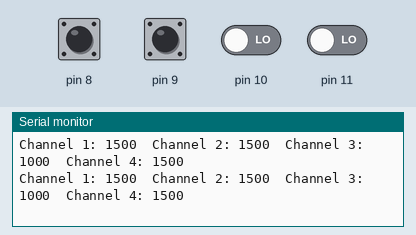
Simulated run of this sketch. Board: Arduino Uno, built with avr-gcc and run on an emulated ATmega328P. Parts: the last lines printed to the serial monitor. The inputs (shaded band) are chosen by the test bench; at power-on: pin 8–11 LOW.

Above: at 1.2 s.
1.3 s: pin 8 pulsed HIGH 2 times (0.12 s each, 0.3 s apart)
At 1.55 s:
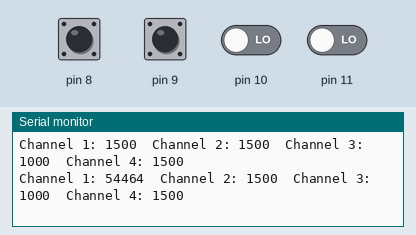
4.9 s: pin 9 pulsed HIGH 2 times (0.12 s each, 0.3 s apart)
At 5.19 s:
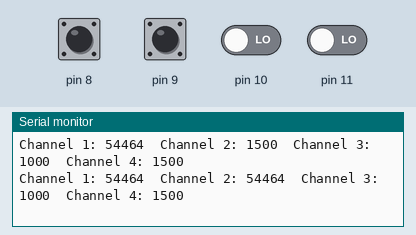

Measured:
- after the input at 1.3 s, the serial monitor: prints a new line after 0.19 s (image 1)
- after the input at 4.9 s, the serial monitor: prints a new line after 0.23 s (image 2)

The sketch:

codeFS-IA6b.ino
```cpp
#define CHANNEL1 0
#define CHANNEL2 1
#define CHANNEL3 2
#define CHANNEL4 3

#define YAW      0
#define PITCH    1
#define ROLL     2
#define THROTTLE 3

volatile unsigned long current_time;
volatile unsigned long timer[4];

// Previous state of each channel (HIGH or LOW)
volatile byte previous_state[4];

// Duration of the pulse on each channel in µs (must be within 1000µs & 2000µs)
volatile unsigned int pulse_duration[4] = {1500, 1500, 1000, 1500};

int mode_mapping[4];

/**
 * Setup routine.
 *
 * @return void
 */
void setup()
{
    Serial.begin(9600);

    // Customize mapping of controls: set here which command is on wich channel.
    mode_mapping[YAW]      = CHANNEL4;
    mode_mapping[PITCH]    = CHANNEL2;
    mode_mapping[ROLL]     = CHANNEL1;
    mode_mapping[THROTTLE] = CHANNEL3;

    PCICR  |= (1 << PCIE0);  //Set PCIE0 to enable PCMSK0 scan.
    PCMSK0 |= (1 << PCINT0); //Set PCINT0 (digital input 8) to trigger an interrupt on state change.
    PCMSK0 |= (1 << PCINT1); //Set PCINT1 (digital input 9)to trigger an interrupt on state change.
    PCMSK0 |= (1 << PCINT2); //Set PCINT2 (digital input 10)to trigger an interrupt on state change.
    PCMSK0 |= (1 << PCINT3); //Set PCINT3 (digital input 11)to trigger an interrupt on state change.
}

/**
 * Main loop routine.
 *
 * @return void
 */
void loop()
{
    // Simply dump received data.
    dumpChannels();
}

/**
 * Print received instruction for each channel in the serial port for debug.
 *
 * @return void
 */
void dumpChannels()
{
    for (int i = CHANNEL1; i <= CHANNEL4; i++) {
        Serial.print("Channel ");
        Serial.print(i+1);
        Serial.print(": ");
        Serial.print(pulse_duration[i]);
        Serial.print("\t");
    }
    Serial.print("\n");
}

/**
 * This Interrupt Sub Routine is called each time input 8, 9, 10 or 11 changed state.
 * Read the receiver signals in order to get flight instructions.
 *
 * This routine must be as fast as possible to prevent main program to be messed up.
 * The trick here is to use port registers to read pin state.
 * Doing (PINB & B00000001) is the same as digitalRead(8) with the advantage of using less CPU loops.
 * It is less conveniant but more efficient, which is the most important here.
 *
 * @see https://www.arduino.cc/en/Reference/PortManipulation
 */
ISR(PCINT0_vect)
{
    current_time = micros();

    // Channel 1 -------------------------------------------------
    if (PINB & B00000001) {                                        // Is input 8 high ?
        if (previous_state[CHANNEL1] == LOW) {                     // Input 8 changed from 0 to 1 (rising edge)
            previous_state[CHANNEL1] = HIGH;                       // Save current state
            timer[CHANNEL1]          = current_time;               // Start timer
        }
    } else if(previous_state[CHANNEL1] == HIGH) {                  // Input 8 changed from 1 to 0 (falling edge)
        previous_state[CHANNEL1] = LOW;                            // Save current state
        pulse_duration[CHANNEL1] = current_time - timer[CHANNEL1]; // Stop timer & calculate pulse duration
    }

    // Channel 2 -------------------------------------------------
    if (PINB & B00000010) {                                        // Is input 9 high ?
        if (previous_state[CHANNEL2] == LOW) {                     // Input 9 changed from 0 to 1 (rising edge)
            previous_state[CHANNEL2] = HIGH;                       // Save current state
            timer[CHANNEL2]          = current_time;               // Start timer
        }
    } else if(previous_state[CHANNEL2] == HIGH) {                  // Input 9 changed from 1 to 0 (falling edge)
        previous_state[CHANNEL2] = LOW;                            // Save current state
        pulse_duration[CHANNEL2] = current_time - timer[CHANNEL2]; // Stop timer & calculate pulse duration
    }

    // Channel 3 -------------------------------------------------
    if (PINB & B00000100) {                                        // Is input 10 high ?
        if (previous_state[CHANNEL3] == LOW) {                     // Input 10 changed from 0 to 1 (rising edge)
            previous_state[CHANNEL3] = HIGH;                       // Save current state
            timer[CHANNEL3]          = current_time;               // Start timer
        }
    } else if(previous_state[CHANNEL3] == HIGH) {                  // Input 10 changed from 1 to 0 (falling edge)
        previous_state[CHANNEL3] = LOW;                            // Save current state
        pulse_duration[CHANNEL3] = current_time - timer[CHANNEL3]; // Stop timer & calculate pulse duration
    }

    // Channel 4 -------------------------------------------------
    if (PINB & B00001000) {                                        // Is input 11 high ?
        if (previous_state[CHANNEL4] == LOW) {                     // Input 11 changed from 0 to 1 (rising edge)
            previous_state[CHANNEL4] = HIGH;                       // Save current state
            timer[CHANNEL4]          = current_time;               // Start timer
        }
    } else if(previous_state[CHANNEL4] == HIGH) {                  // Input 11 changed from 1 to 0 (falling edge)
        previous_state[CHANNEL4] = LOW;                            // Save current state
        pulse_duration[CHANNEL4] = current_time - timer[CHANNEL4]; // Stop timer & calculate pulse duration
    }
}
```
